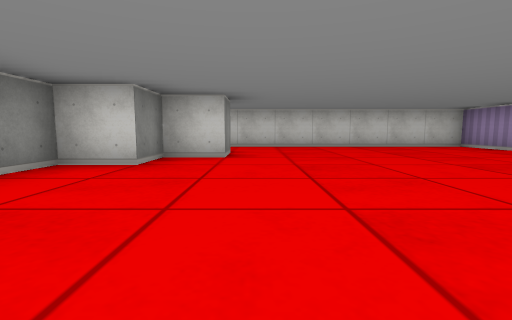
[1] (above)

13 first-person views from a walk through a cub3D level. The camera is about half as high as the walls, tilts 6° down and sees 85° across. The floor is counted in squares. Each view is taken from the middle of a square. On the plan, view 1 faces up. The plan holds only what a view shows up to about 9 squares ahead; the rest is blank.

[2]
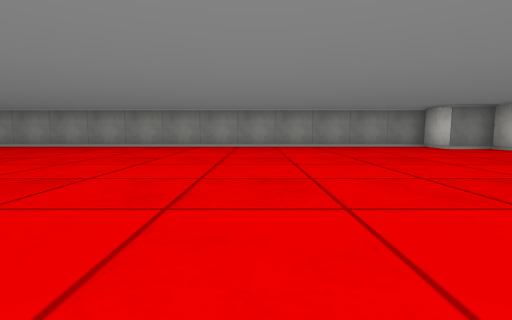

[3]
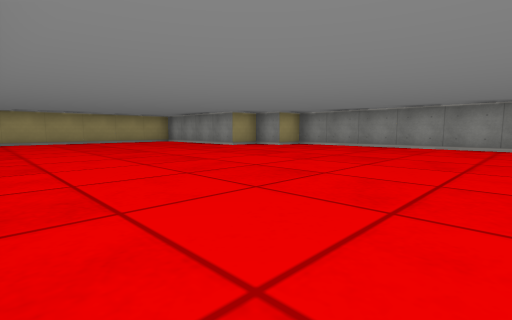

[4]
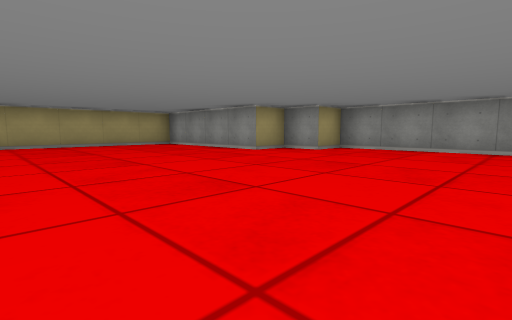

[5]
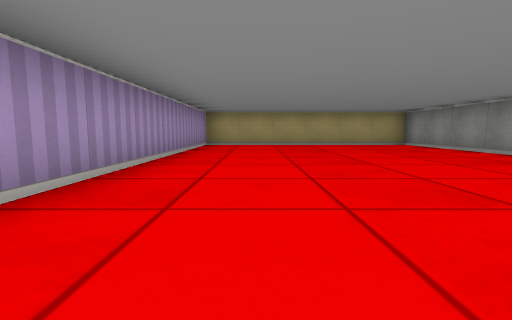

[6]
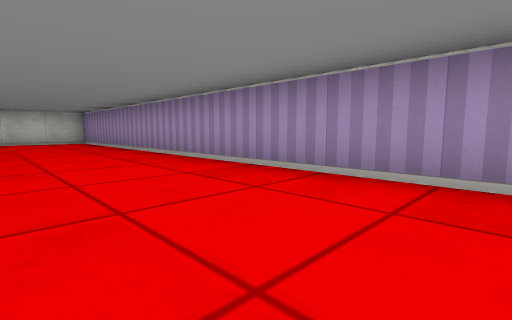

[7]
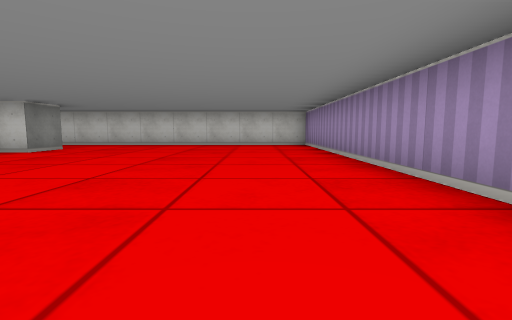

[8]
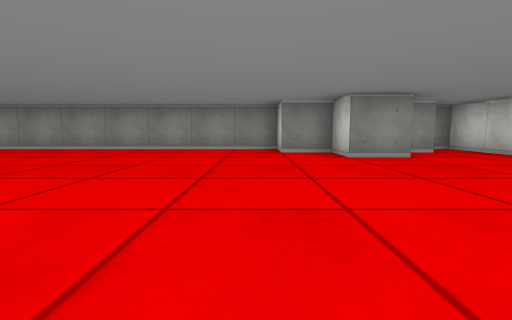

[9]
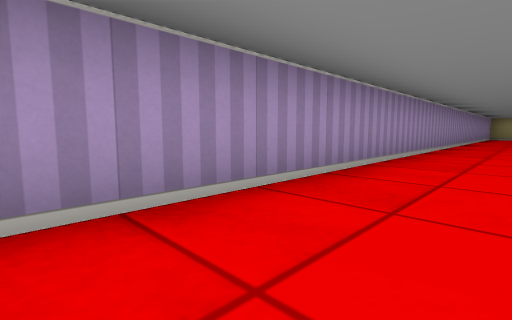

[10]
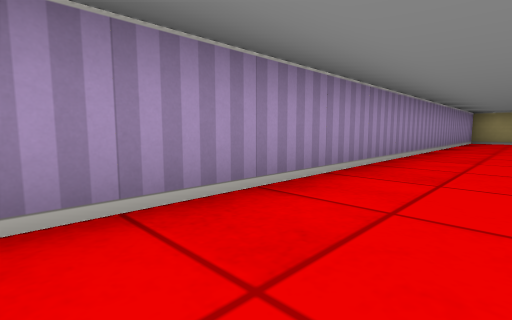

[11]
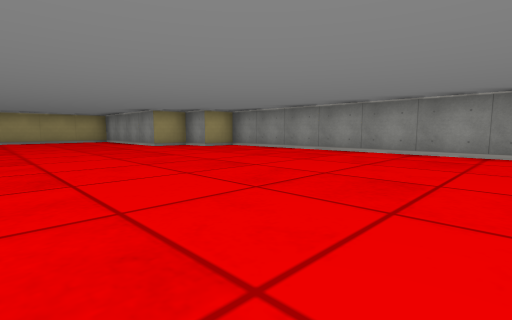

[12]
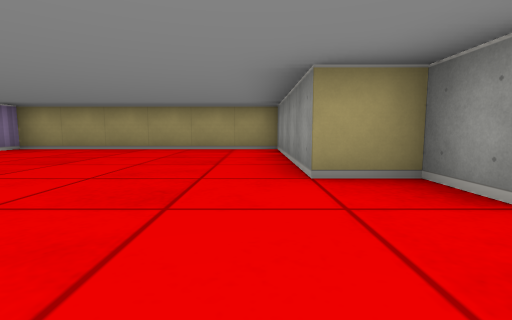

[13]
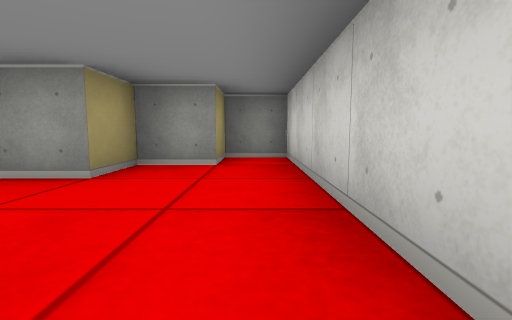

### Floor plan
Points are (right, up) in squares from view 1. A wall is a line through its corners. A room is listed if a view was taken in it or the views show most of it. See-through windows are left out.
Room 1 (views 1, 2, 3, 4, 5, 6, 7, 8, 9, 10, 11, 12, 13)
walls: (-1.5, -8.5) (-1.5, -9.5) (-0.5, -9.5) (-0.5, -13.5) (5.5, -13.5) (5.5, 7.5) (-2.5, 7.5) (-2.5, 6.5) (-1.5, 6.5) (-1.5, 5.5) (-0.5, 5.5) (-0.5, 4.5) (-1.5, 4.5) (-1.5, 3.5) (-2.5, 3.5) (-2.5, -8.5) (-1.5, -8.5)

Where each view was taken, in squares from view 1:
view 1: 0 up, 0 right, facing up
view 2: 1 down, 5 right, facing left
view 3: 3 down, 5 right, facing down-left
view 4: 5 down, 4 right, facing down-left
view 5: 5 down, 4 right, facing down
view 6: 3 down, 3 right, facing up-right
view 7: 1 down, 4 right, facing up
view 8: 3 up, 4 right, facing left
view 9: 3 up, 4 right, facing down-right
view 10: 2 down, 4 right, facing down-right
view 11: 2 down, 3 right, facing down-left
view 12: 7 down, 0 right, facing down
view 13: 7 up, 2 right, facing left
